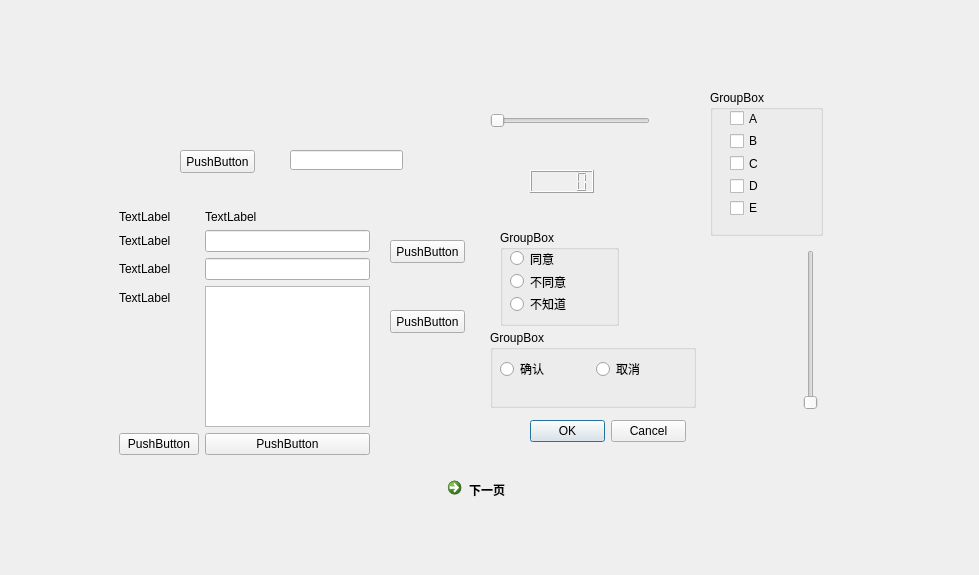
<?xml version="1.0" encoding="UTF-8"?>
<ui version="4.0">
 <class>Form</class>
 <widget class="QWidget" name="Form">
  <property name="geometry">
   <rect>
    <x>0</x>
    <y>0</y>
    <width>979</width>
    <height>575</height>
   </rect>
  </property>
  <property name="windowTitle">
   <string>Form</string>
  </property>
  <widget class="QPushButton" name="btn1">
   <property name="geometry">
    <rect>
     <x>180</x>
     <y>150</y>
     <width>75</width>
     <height>23</height>
    </rect>
   </property>
   <property name="text">
    <string>PushButton</string>
   </property>
  </widget>
  <widget class="QLineEdit" name="lineEdit">
   <property name="geometry">
    <rect>
     <x>290</x>
     <y>150</y>
     <width>113</width>
     <height>20</height>
    </rect>
   </property>
  </widget>
  <widget class="QWidget" name="formLayoutWidget">
   <property name="geometry">
    <rect>
     <x>119</x>
     <y>210</y>
     <width>251</width>
     <height>251</height>
    </rect>
   </property>
   <layout class="QFormLayout" name="formLayout">
    <item row="1" column="0">
     <widget class="QLabel" name="label">
      <property name="text">
       <string>TextLabel</string>
      </property>
     </widget>
    </item>
    <item row="2" column="0">
     <widget class="QLabel" name="label_2">
      <property name="text">
       <string>TextLabel</string>
      </property>
     </widget>
    </item>
    <item row="3" column="0">
     <widget class="QLabel" name="label_3">
      <property name="text">
       <string>TextLabel</string>
      </property>
     </widget>
    </item>
    <item row="4" column="0">
     <widget class="QLabel" name="label_4">
      <property name="text">
       <string>TextLabel</string>
      </property>
     </widget>
    </item>
    <item row="1" column="1">
     <widget class="QLabel" name="label_5">
      <property name="text">
       <string>TextLabel</string>
      </property>
     </widget>
    </item>
    <item row="2" column="1">
     <widget class="QLineEdit" name="lineEdit_2"/>
    </item>
    <item row="3" column="1">
     <widget class="QLineEdit" name="lineEdit_3"/>
    </item>
    <item row="4" column="1">
     <widget class="QTextEdit" name="textEdit"/>
    </item>
    <item row="6" column="0">
     <layout class="QFormLayout" name="formLayout_2"/>
    </item>
    <item row="5" column="0">
     <widget class="QPushButton" name="btn2">
      <property name="text">
       <string>PushButton</string>
      </property>
     </widget>
    </item>
    <item row="5" column="1">
     <widget class="QPushButton" name="btn3">
      <property name="text">
       <string>PushButton</string>
      </property>
     </widget>
    </item>
   </layout>
  </widget>
  <widget class="QGroupBox" name="groupBox">
   <property name="geometry">
    <rect>
     <x>500</x>
     <y>230</y>
     <width>119</width>
     <height>96</height>
    </rect>
   </property>
   <property name="title">
    <string>GroupBox</string>
   </property>
   <widget class="QWidget" name="">
    <property name="geometry">
     <rect>
      <x>10</x>
      <y>20</y>
      <width>91</width>
      <height>62</height>
     </rect>
    </property>
    <layout class="QVBoxLayout" name="verticalLayout">
     <item>
      <widget class="QRadioButton" name="radioButton">
       <property name="text">
        <string>同意</string>
       </property>
      </widget>
     </item>
     <item>
      <widget class="QRadioButton" name="radioButton_2">
       <property name="text">
        <string>不同意</string>
       </property>
      </widget>
     </item>
     <item>
      <widget class="QRadioButton" name="radioButton_3">
       <property name="text">
        <string>不知道</string>
       </property>
      </widget>
     </item>
    </layout>
   </widget>
  </widget>
  <widget class="QGroupBox" name="groupBox_2">
   <property name="geometry">
    <rect>
     <x>490</x>
     <y>330</y>
     <width>206</width>
     <height>78</height>
    </rect>
   </property>
   <property name="title">
    <string>GroupBox</string>
   </property>
   <widget class="QWidget" name="">
    <property name="geometry">
     <rect>
      <x>10</x>
      <y>30</y>
      <width>186</width>
      <height>18</height>
     </rect>
    </property>
    <layout class="QHBoxLayout" name="horizontalLayout">
     <item>
      <widget class="QRadioButton" name="radioButton_4">
       <property name="text">
        <string>确认</string>
       </property>
      </widget>
     </item>
     <item>
      <widget class="QRadioButton" name="radioButton_5">
       <property name="text">
        <string>取消</string>
       </property>
      </widget>
     </item>
    </layout>
   </widget>
  </widget>
  <widget class="QPushButton" name="btn4">
   <property name="geometry">
    <rect>
     <x>390</x>
     <y>240</y>
     <width>75</width>
     <height>23</height>
    </rect>
   </property>
   <property name="text">
    <string>PushButton</string>
   </property>
  </widget>
  <widget class="QPushButton" name="btn5">
   <property name="geometry">
    <rect>
     <x>390</x>
     <y>310</y>
     <width>75</width>
     <height>23</height>
    </rect>
   </property>
   <property name="text">
    <string>PushButton</string>
   </property>
  </widget>
  <widget class="QDialogButtonBox" name="buttonBox">
   <property name="geometry">
    <rect>
     <x>530</x>
     <y>420</y>
     <width>156</width>
     <height>23</height>
    </rect>
   </property>
   <property name="standardButtons">
    <set>QDialogButtonBox::Cancel|QDialogButtonBox::Ok</set>
   </property>
  </widget>
  <widget class="QCommandLinkButton" name="commandLinkButton">
   <property name="geometry">
    <rect>
     <x>440</x>
     <y>470</y>
     <width>185</width>
     <height>41</height>
    </rect>
   </property>
   <property name="text">
    <string>下一页</string>
   </property>
  </widget>
  <widget class="QGroupBox" name="groupBox_3">
   <property name="geometry">
    <rect>
     <x>710</x>
     <y>90</y>
     <width>113</width>
     <height>146</height>
    </rect>
   </property>
   <property name="title">
    <string>GroupBox</string>
   </property>
   <widget class="QWidget" name="">
    <property name="geometry">
     <rect>
      <x>20</x>
      <y>20</y>
      <width>73</width>
      <height>106</height>
     </rect>
    </property>
    <layout class="QVBoxLayout" name="verticalLayout_2">
     <item>
      <widget class="QCheckBox" name="checkBox">
       <property name="text">
        <string>A</string>
       </property>
      </widget>
     </item>
     <item>
      <widget class="QCheckBox" name="checkBox_5">
       <property name="text">
        <string>B</string>
       </property>
      </widget>
     </item>
     <item>
      <widget class="QCheckBox" name="checkBox_4">
       <property name="text">
        <string>C</string>
       </property>
      </widget>
     </item>
     <item>
      <widget class="QCheckBox" name="checkBox_3">
       <property name="text">
        <string>D</string>
       </property>
      </widget>
     </item>
     <item>
      <widget class="QCheckBox" name="checkBox_2">
       <property name="text">
        <string>E</string>
       </property>
      </widget>
     </item>
    </layout>
   </widget>
  </widget>
  <widget class="QSlider" name="horizontalSlider">
   <property name="geometry">
    <rect>
     <x>490</x>
     <y>110</y>
     <width>160</width>
     <height>22</height>
    </rect>
   </property>
   <property name="orientation">
    <enum>Qt::Horizontal</enum>
   </property>
  </widget>
  <widget class="QSlider" name="verticalSlider">
   <property name="geometry">
    <rect>
     <x>800</x>
     <y>250</y>
     <width>22</width>
     <height>160</height>
    </rect>
   </property>
   <property name="orientation">
    <enum>Qt::Vertical</enum>
   </property>
  </widget>
  <widget class="QLCDNumber" name="lcdNumber">
   <property name="geometry">
    <rect>
     <x>530</x>
     <y>170</y>
     <width>64</width>
     <height>23</height>
    </rect>
   </property>
  </widget>
 </widget>
 <resources/>
 <connections>
  <connection>
   <sender>btn1</sender>
   <signal>clicked()</signal>
   <receiver>Form</receiver>
   <slot>btn_click()</slot>
   <hints>
    <hint type="sourcelabel">
     <x>213</x>
     <y>167</y>
    </hint>
    <hint type="destinationlabel">
     <x>292</x>
     <y>293</y>
    </hint>
   </hints>
  </connection>
  <connection>
   <sender>btn2</sender>
   <signal>clicked()</signal>
   <receiver>Form</receiver>
   <slot>btn_click()</slot>
   <hints>
    <hint type="sourcelabel">
     <x>124</x>
     <y>440</y>
    </hint>
    <hint type="destinationlabel">
     <x>85</x>
     <y>444</y>
    </hint>
   </hints>
  </connection>
  <connection>
   <sender>btn3</sender>
   <signal>clicked()</signal>
   <receiver>Form</receiver>
   <slot>btn_click()</slot>
   <hints>
    <hint type="sourcelabel">
     <x>320</x>
     <y>437</y>
    </hint>
    <hint type="destinationlabel">
     <x>315</x>
     <y>473</y>
    </hint>
   </hints>
  </connection>
  <connection>
   <sender>btn4</sender>
   <signal>clicked()</signal>
   <receiver>Form</receiver>
   <slot>btn_click()</slot>
   <hints>
    <hint type="sourcelabel">
     <x>447</x>
     <y>245</y>
    </hint>
    <hint type="destinationlabel">
     <x>447</x>
     <y>212</y>
    </hint>
   </hints>
  </connection>
  <connection>
   <sender>btn5</sender>
   <signal>clicked()</signal>
   <receiver>Form</receiver>
   <slot>btn_click()</slot>
   <hints>
    <hint type="sourcelabel">
     <x>441</x>
     <y>325</y>
    </hint>
    <hint type="destinationlabel">
     <x>437</x>
     <y>356</y>
    </hint>
   </hints>
  </connection>
  <connection>
   <sender>buttonBox</sender>
   <signal>accepted()</signal>
   <receiver>commandLinkButton</receiver>
   <slot>click()</slot>
   <hints>
    <hint type="sourcelabel">
     <x>584</x>
     <y>430</y>
    </hint>
    <hint type="destinationlabel">
     <x>584</x>
     <y>472</y>
    </hint>
   </hints>
  </connection>
  <connection>
   <sender>radioButton</sender>
   <signal>clicked()</signal>
   <receiver>Form</receiver>
   <slot>btn_click()</slot>
   <hints>
    <hint type="sourcelabel">
     <x>596</x>
     <y>258</y>
    </hint>
    <hint type="destinationlabel">
     <x>640</x>
     <y>253</y>
    </hint>
   </hints>
  </connection>
  <connection>
   <sender>radioButton_2</sender>
   <signal>clicked()</signal>
   <receiver>Form</receiver>
   <slot>btn_click()</slot>
   <hints>
    <hint type="sourcelabel">
     <x>577</x>
     <y>275</y>
    </hint>
    <hint type="destinationlabel">
     <x>645</x>
     <y>279</y>
    </hint>
   </hints>
  </connection>
  <connection>
   <sender>radioButton_3</sender>
   <signal>clicked()</signal>
   <receiver>Form</receiver>
   <slot>btn_click()</slot>
   <hints>
    <hint type="sourcelabel">
     <x>576</x>
     <y>306</y>
    </hint>
    <hint type="destinationlabel">
     <x>652</x>
     <y>314</y>
    </hint>
   </hints>
  </connection>
  <connection>
   <sender>lcdNumber</sender>
   <signal>windowIconChanged(QIcon)</signal>
   <receiver>Form</receiver>
   <slot>btn_click()</slot>
   <hints>
    <hint type="sourcelabel">
     <x>563</x>
     <y>182</y>
    </hint>
    <hint type="destinationlabel">
     <x>576</x>
     <y>200</y>
    </hint>
   </hints>
  </connection>
  <connection>
   <sender>horizontalSlider</sender>
   <signal>valueChanged(int)</signal>
   <receiver>Form</receiver>
   <slot>btn_click()</slot>
   <hints>
    <hint type="sourcelabel">
     <x>532</x>
     <y>114</y>
    </hint>
    <hint type="destinationlabel">
     <x>491</x>
     <y>81</y>
    </hint>
   </hints>
  </connection>
  <connection>
   <sender>verticalSlider</sender>
   <signal>valueChanged(int)</signal>
   <receiver>Form</receiver>
   <slot>btn_click()</slot>
   <hints>
    <hint type="sourcelabel">
     <x>813</x>
     <y>310</y>
    </hint>
    <hint type="destinationlabel">
     <x>841</x>
     <y>315</y>
    </hint>
   </hints>
  </connection>
 </connections>
 <slots>
  <slot>btn_click()</slot>
  <slot>slot2()</slot>
 </slots>
</ui>
